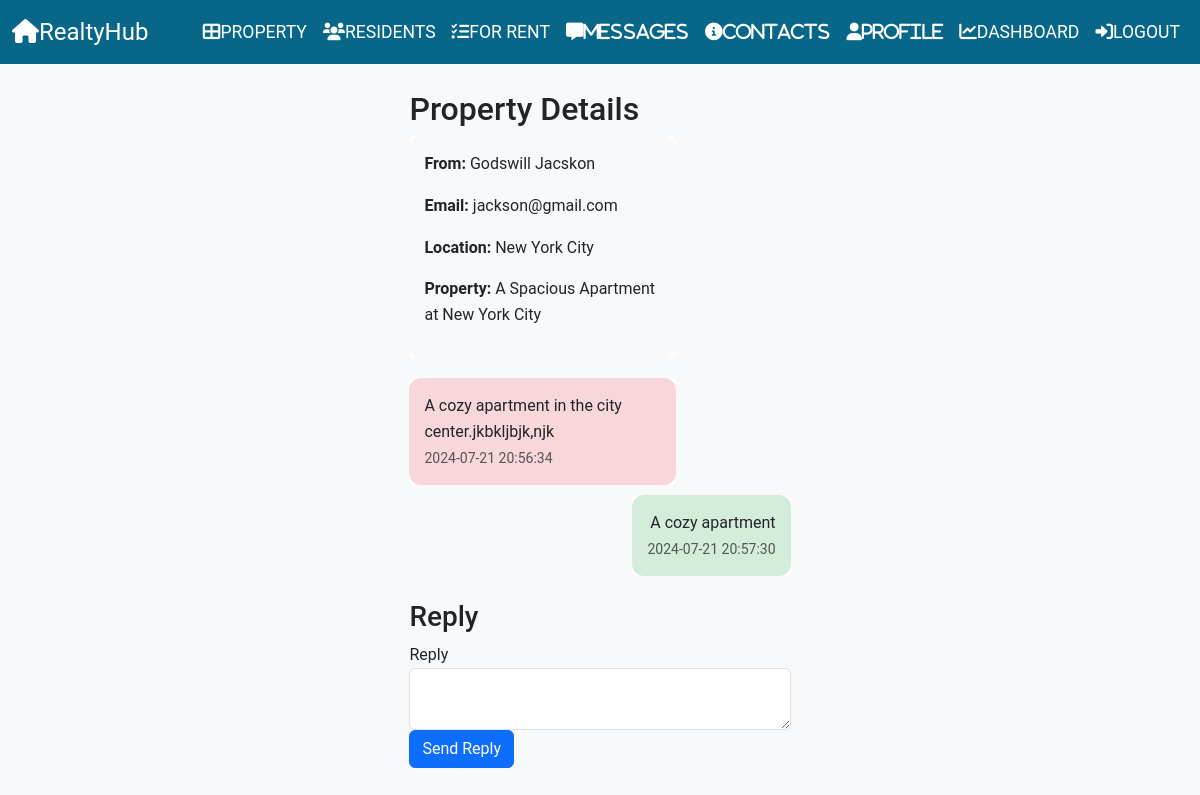
Page /messages/1 (signed in) on the committed database.
### app/models.py (models this page shows, shortened)
class Users(Base, UserMixin):
    __tablename__ = 'users'
    id = Column(Integer, primary_key=True)
    username = Column(String(128), nullable=False)
    password = Column(String(128), nullable=False)
    email = Column(String(128), nullable=False)
    phone = Column(String(128), nullable=False)
    image_file = Column(String(128), nullable=False, default='default.jpg')
    location = Column(String(128), nullable=False)

class Property(Base):
    __tablename__ = 'properties'
    id = Column(Integer, primary_key=True)
    title = Column(String(200), nullable=False)
    description = Column(Text, nullable=False)
    location = Column(String(200), nullable=False)
    price = Column(Integer, nullable=False)
    property_type = Column(String(200), nullable=False)
    property_status = Column(String(200), nullable=False)
    bathrooms = Column(Integer, nullable=False)
    bedrooms = Column(Integer, nullable=False)
    size = Column(Integer, nullable=False)
    available_from = Column(DateTime, nullable=False, default=func.current_timestamp())
    created_at = Column(DateTime, default=datetime.utcnow)
    owner_id = Column(Integer, ForeignKey('owners.id'))
    rental = relationship('Rental', backref='properties', lazy=True)
    image1 = Column(String(100), nullable=True)
    thumbnail1 = Column(String(100), nullable=True)
    image2 = Column(String(100), nullable=True)
    thumbnail2 = Column(String(100), nullable=True)
    image3 = Column(String(100), nullable=True)
    thumbnail3 = Column(String(100), nullable=True)

class Messages(Base, UserMixin):
    __tablename__ = 'messages'
    id = Column(Integer, primary_key=True)
    sender_id = Column(Integer, ForeignKey('users.id'))
    receiver_id = Column(Integer, ForeignKey('users.id'))
    message = Column(Text, nullable=False)
    timestamp = Column(DateTime, default=datetime.utcnow)
    read = Column(Boolean, default=False)  # New field to track if the message is read or unread
    sender = relationship('Users', foreign_keys=[sender_id])
    receiver = relationship('Users', foreign_keys=[receiver_id])
    property_id = Column(Integer, ForeignKey('properties.id'))
    property_re = relationship('Property', backref='messages')

### app/Messages/views.py (the view, shortened to what this page needs)
@messages.route('/<int:message_id>', methods=['GET', 'POST'], strict_slashes=False)
@login_required
def view_message(message_id):
    message = Messages.query.get_or_404(message_id)
    sender = Users.query.get_or_404(message.sender_id)
    property_details = Property.query.get_or_404(message.property_id)
    reply_form = ReplyForm()
    conversation = Messages.query.filter(
        (Messages.sender_id == current_user.id) | (Messages.receiver_id == current_user.id),
        (Messages.sender_id == sender.id) | (Messages.receiver_id == sender.id),
        Messages.property_id == message.property_id
    ).order_by(Messages.timestamp).all()
    message.read = True  # Mark the message as read when it is viewed
    db.session.commit()
    return render_template('view_messages.html', message=message, sender=sender, property_details=property_details, reply_form=reply_form, conversation=conversation)

### app/Messages/forms.py
class ReplyForm(FlaskForm):
    message = TextAreaField('Reply', validators=[DataRequired()])
    submit = SubmitField('Send Reply')

### app/__init__.py (called while the page is built)
@login_manager.user_loader
def load_user(user_id):
    x = Owner.query.get(str(user_id))
    if x == None:
        x = Tenant.query.get(str(user_id))
    return x

### app/Messages/templates/view_messages.html (shortened to what this page needs)
{% extends "layout.html" %}
{% block content %}
<div class="container d-flex justify-content-center">
    <div>
        <h2>Property Details</h2>
        <div class="property-details card mb-7">
            <div class="card-body">
                <p><strong>From:</strong> {{ sender.username }}</p>
                <p><strong>Email:</strong> {{ sender.email }}</p>
                <p><strong>Location:</strong> {{ sender.location }}</p>
                <p><strong>Property:</strong> {{ property_details.title }}</p>
            </div>
        </div>
        <div class="conversation mb-4">
            {% for m in conversation %}
                <div class="message {% if m.sender_id == current_user.id %}sent{% else %}received{% endif %}">
                    <div class="card">
                        <div class="card-body">
                            <p class="card-text">{{ m.message }}</p>
                            <small class="text-muted">{{ m.timestamp.strftime('%Y-%m-%d %H:%M:%S') }}</small>
                        </div>
                    </div>
                </div>
            {% endfor %}
        </div>
        <div class="reply-form mt-4">
            <h3>Reply</h3>
            <form method="POST" action="{{ url_for('messages.view_message', message_id=message.id) }}">
                <div class="form-group">
                    {{ reply_form.message.label }}
                    {{ reply_form.message(size=20, class="form-control") }}
                </div>
                <button type="submit" class="btn btn-primary">Send Reply</button>
            </form>
        </div>
    </div>
</div>
{% endblock %}

### app/templates/nav.html (style rules this page uses)
body { font-family: 'Roboto', sans-serif; line-height: 1.6; background-color: #f8f9fa; }
.card { transition: all 0.3s ease; border: none; }

### app/Messages/templates/view_messages.html (style rules this page uses)
.property-details { margin-bottom: 20px; }
.conversation { margin-bottom: 20px; }
.message { display: flex; justify-content: flex-start; margin-bottom: 10px; }
.message.sent { justify-content: flex-end; }
.card { border: none; max-width: 70%; }
.card-body { padding: 15px; border-radius: 12px; display: inline-block; background-color: #f8f9fa; }
.message.sent .card-body { background-color: #d4edda; text-align: right; }
.message.received .card-body { background-color: #f8d7da; text-align: left; }
.card-text { margin: 0; }
.reply-form { margin-top: 20px; }

### rows in the picture
Users: username "Godswill Jacskon", email "jackson@gmail.com", location "New York City"
Property: title "A Spacious Apartment at New York City"
Messages: message "A cozy apartment in the city center.jkbkljbjk,njk", timestamp "2024-07-21 20:56:34"
Messages: message "A cozy apartment", timestamp "2024-07-21 20:57:30"

### other values in the picture
{{ reply_form.message.label }} "Reply"
